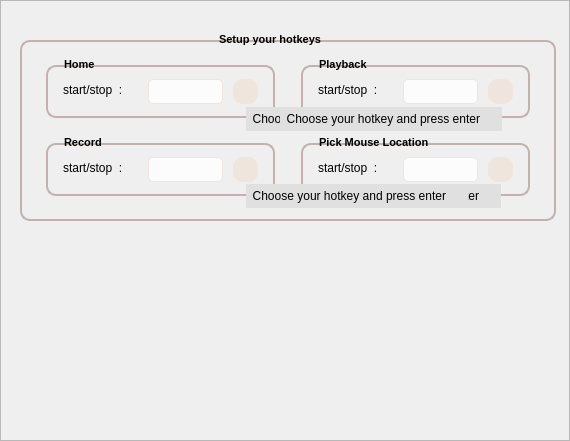
       <widget class="QFrame" name="hotkey_settings_frame">
        <property name="geometry">
         <rect>
          <x>72</x>
          <y>0</y>
          <width>570</width>
          <height>441</height>
         </rect>
        </property>
        <property name="toolTip">
         <string/>
        </property>
        <property name="styleSheet">
         <string notr="true"/>
        </property>
        <property name="frameShape">
         <enum>QFrame::StyledPanel</enum>
        </property>
        <property name="frameShadow">
         <enum>QFrame::Raised</enum>
        </property>
        <widget class="QFrame" name="frame_10">
         <property name="geometry">
          <rect>
           <x>20</x>
           <y>40</y>
           <width>536</width>
           <height>181</height>
          </rect>
         </property>
         <property name="styleSheet">
          <string notr="true">border: 2px solid rgb(196, 177, 174);

border-radius: 10px;</string>
         </property>
         <property name="frameShape">
          <enum>QFrame::StyledPanel</enum>
         </property>
         <property name="frameShadow">
          <enum>QFrame::Raised</enum>
         </property>
         <widget class="QFrame" name="frame_11">
          <property name="geometry">
           <rect>
            <x>26</x>
            <y>25</y>
            <width>229</width>
            <height>53</height>
           </rect>
          </property>
          <property name="styleSheet">
           <string notr="true">border: 2px solid rgb(196, 177, 174);

border-radius: 10px;</string>
          </property>
          <property name="frameShape">
           <enum>QFrame::StyledPanel</enum>
          </property>
          <property name="frameShadow">
           <enum>QFrame::Raised</enum>
          </property>
          <widget class="QLabel" name="home_start_stop">
           <property name="geometry">
            <rect>
             <x>17</x>
             <y>15</y>
             <width>84</width>
             <height>19</height>
            </rect>
           </property>
           <property name="font">
            <font>
             <pointsize>9</pointsize>
            </font>
           </property>
           <property name="styleSheet">
            <string notr="true">border: none;</string>
           </property>
           <property name="text">
            <string>start/stop  :</string>
           </property>
          </widget>
          <widget class="QLabel" name="home_start_stop_hotkey">
           <property name="geometry">
            <rect>
             <x>102</x>
             <y>14</y>
             <width>75</width>
             <height>25</height>
            </rect>
           </property>
           <property name="font">
            <font>
             <pointsize>9</pointsize>
            </font>
           </property>
           <property name="styleSheet">
            <string notr="true">border-radius: 5px;
border: 1px solid;
border-color: rgb(239, 229, 220);
background-color: rgb(252, 252, 252)</string>
           </property>
           <property name="text">
            <string/>
           </property>
          </widget>
          <widget class="QPushButton" name="set_new_hotkey_1">
           <property name="geometry">
            <rect>
             <x>187</x>
             <y>14</y>
             <width>25</width>
             <height>25</height>
            </rect>
           </property>
           <property name="font">
            <font>
             <pointsize>9</pointsize>
            </font>
           </property>
           <property name="styleSheet">
            <string notr="true">QPushButton{
background-color: rgb(239, 229, 220);
border: none;

}





</string>
           </property>
           <property name="text">
            <string/>
           </property>
           <property name="icon">
            <iconset>
             <normaloff>images/icon_1.png</normaloff>images/icon_1.png</iconset>
           </property>
           <property name="iconSize">
            <size>
             <width>25</width>
             <height>25</height>
            </size>
           </property>
          </widget>
         </widget>
         <widget class="QFrame" name="frame_12">
          <property name="geometry">
           <rect>
            <x>281</x>
            <y>25</y>
            <width>229</width>
            <height>53</height>
           </rect>
          </property>
          <property name="styleSheet">
           <string notr="true">border: 2px solid rgb(196, 177, 174);

border-radius: 10px;</string>
          </property>
          <property name="frameShape">
           <enum>QFrame::StyledPanel</enum>
          </property>
          <property name="frameShadow">
           <enum>QFrame::Raised</enum>
          </property>
          <widget class="QLabel" name="playback_start_stop_hotkey">
           <property name="geometry">
            <rect>
             <x>102</x>
             <y>14</y>
             <width>75</width>
             <height>25</height>
            </rect>
           </property>
           <property name="font">
            <font>
             <pointsize>9</pointsize>
            </font>
           </property>
           <property name="styleSheet">
            <string notr="true">border-radius: 5px;
border: 1px solid;
border-color: rgb(239, 229, 220);
background-color: rgb(252, 252, 252)</string>
           </property>
           <property name="text">
            <string/>
           </property>
          </widget>
          <widget class="QPushButton" name="set_new_hotkey_4">
           <property name="geometry">
            <rect>
             <x>187</x>
             <y>14</y>
             <width>25</width>
             <height>25</height>
            </rect>
           </property>
           <property name="font">
            <font>
             <pointsize>9</pointsize>
            </font>
           </property>
           <property name="styleSheet">
            <string notr="true">QPushButton{
background-color: rgb(239, 229, 220);
border: none;

}





</string>
           </property>
           <property name="text">
            <string/>
           </property>
           <property name="icon">
            <iconset>
             <normaloff>images/icon_1.png</normaloff>images/icon_1.png</iconset>
           </property>
           <property name="iconSize">
            <size>
             <width>25</width>
             <height>25</height>
            </size>
           </property>
          </widget>
          <widget class="QLabel" name="home_start_stop_3">
           <property name="geometry">
            <rect>
             <x>17</x>
             <y>15</y>
             <width>84</width>
             <height>19</height>
            </rect>
           </property>
           <property name="font">
            <font>
             <pointsize>9</pointsize>
            </font>
           </property>
           <property name="styleSheet">
            <string notr="true">border: none;</string>
           </property>
           <property name="text">
            <string>start/stop  :</string>
           </property>
          </widget>
         </widget>
         <widget class="QFrame" name="frame_13">
          <property name="geometry">
           <rect>
            <x>26</x>
            <y>103</y>
            <width>229</width>
            <height>53</height>
           </rect>
          </property>
          <property name="styleSheet">
           <string notr="true">border: 2px solid rgb(196, 177, 174);

border-radius: 10px;</string>
          </property>
          <property name="frameShape">
           <enum>QFrame::StyledPanel</enum>
          </property>
          <property name="frameShadow">
           <enum>QFrame::Raised</enum>
          </property>
          <widget class="QLabel" name="record_start_stop_hotkey">
           <property name="geometry">
            <rect>
             <x>102</x>
             <y>14</y>
             <width>75</width>
             <height>25</height>
            </rect>
           </property>
           <property name="font">
            <font>
             <pointsize>9</pointsize>
            </font>
           </property>
           <property name="styleSheet">
            <string notr="true">border-radius: 5px;
border: 1px solid;
border-color: rgb(239, 229, 220);
background-color: rgb(252, 252, 252)</string>
           </property>
           <property name="text">
            <string/>
           </property>
          </widget>
          <widget class="QPushButton" name="set_new_hotkey_2">
           <property name="geometry">
            <rect>
             <x>187</x>
             <y>14</y>
             <width>25</width>
             <height>25</height>
            </rect>
           </property>
           <property name="font">
            <font>
             <pointsize>9</pointsize>
            </font>
           </property>
           <property name="styleSheet">
            <string notr="true">QPushButton{
background-color: rgb(239, 229, 220);
border: none;

}





</string>
           </property>
           <property name="text">
            <string/>
           </property>
           <property name="icon">
            <iconset>
             <normaloff>images/icon_1.png</normaloff>images/icon_1.png</iconset>
           </property>
           <property name="iconSize">
            <size>
             <width>25</width>
             <height>25</height>
            </size>
           </property>
          </widget>
          <widget class="QLabel" name="home_start_stop_2">
           <property name="geometry">
            <rect>
             <x>17</x>
             <y>15</y>
             <width>84</width>
             <height>19</height>
            </rect>
           </property>
           <property name="font">
            <font>
             <pointsize>9</pointsize>
            </font>
           </property>
           <property name="styleSheet">
            <string notr="true">border: none;</string>
           </property>
           <property name="text">
            <string>start/stop  :</string>
           </property>
          </widget>
         </widget>
         <widget class="QFrame" name="frame_14">
          <property name="geometry">
           <rect>
            <x>281</x>
            <y>103</y>
            <width>229</width>
            <height>53</height>
           </rect>
          </property>
          <property name="styleSheet">
           <string notr="true">border: 2px solid rgb(196, 177, 174);

border-radius: 10px;</string>
          </property>
          <property name="frameShape">
           <enum>QFrame::StyledPanel</enum>
          </property>
          <property name="frameShadow">
           <enum>QFrame::Raised</enum>
          </property>
          <widget class="QLabel" name="mouse_location_hotkey">
           <property name="geometry">
            <rect>
             <x>102</x>
             <y>14</y>
             <width>75</width>
             <height>25</height>
            </rect>
           </property>
           <property name="font">
            <font>
             <pointsize>9</pointsize>
            </font>
           </property>
           <property name="styleSheet">
            <string notr="true">border-radius: 5px;
border: 1px solid;
border-color: rgb(239, 229, 220);
background-color: rgb(252, 252, 252)</string>
           </property>
           <property name="text">
            <string/>
           </property>
          </widget>
          <widget class="QPushButton" name="set_new_hotkey_3">
           <property name="geometry">
            <rect>
             <x>187</x>
             <y>14</y>
             <width>25</width>
             <height>25</height>
            </rect>
           </property>
           <property name="font">
            <font>
             <pointsize>9</pointsize>
            </font>
           </property>
           <property name="styleSheet">
            <string notr="true">QPushButton{
background-color: rgb(239, 229, 220);
border: none;

}





</string>
           </property>
           <property name="text">
            <string/>
           </property>
           <property name="icon">
            <iconset>
             <normaloff>images/icon_1.png</normaloff>images/icon_1.png</iconset>
           </property>
           <property name="iconSize">
            <size>
             <width>25</width>
             <height>25</height>
            </size>
           </property>
          </widget>
          <widget class="QLabel" name="home_start_stop_4">
           <property name="geometry">
            <rect>
             <x>17</x>
             <y>15</y>
             <width>84</width>
             <height>19</height>
            </rect>
           </property>
           <property name="font">
            <font>
             <pointsize>9</pointsize>
            </font>
           </property>
           <property name="styleSheet">
            <string notr="true">border: none;</string>
           </property>
           <property name="text">
            <string>start/stop  :</string>
           </property>
          </widget>
         </widget>
         <widget class="QLabel" name="label_14">
          <property name="geometry">
           <rect>
            <x>41</x>
            <y>18</y>
            <width>39</width>
            <height>13</height>
           </rect>
          </property>
          <property name="font">
           <font>
            <pointsize>8</pointsize>
            <weight>75</weight>
            <bold>true</bold>
           </font>
          </property>
          <property name="styleSheet">
           <string notr="true">Border: none;</string>
          </property>
          <property name="text">
           <string> Home </string>
          </property>
         </widget>
         <widget class="QLabel" name="label_15">
          <property name="geometry">
           <rect>
            <x>41</x>
            <y>96</y>
            <width>46</width>
            <height>13</height>
           </rect>
          </property>
          <property name="font">
           <font>
            <pointsize>8</pointsize>
            <weight>75</weight>
            <bold>true</bold>
           </font>
          </property>
          <property name="styleSheet">
           <string notr="true">Border: none;</string>
          </property>
          <property name="text">
           <string> Record </string>
          </property>
         </widget>
         <widget class="QLabel" name="label_16">
          <property name="geometry">
           <rect>
            <x>296</x>
            <y>18</y>
            <width>57</width>
            <height>13</height>
           </rect>
          </property>
          <property name="font">
           <font>
            <pointsize>8</pointsize>
            <weight>75</weight>
            <bold>true</bold>
           </font>
          </property>
          <property name="styleSheet">
           <string notr="true">Border: none;</string>
          </property>
          <property name="text">
           <string> Playback </string>
          </property>
         </widget>
         <widget class="QLabel" name="label_17">
          <property name="geometry">
           <rect>
            <x>296</x>
            <y>96</y>
            <width>120</width>
            <height>13</height>
           </rect>
          </property>
          <property name="font">
           <font>
            <pointsize>8</pointsize>
            <weight>75</weight>
            <bold>true</bold>
           </font>
          </property>
          <property name="styleSheet">
           <string notr="true">Border: none;</string>
          </property>
          <property name="text">
           <string> Pick Mouse Location </string>
          </property>
         </widget>
        </widget>
        <widget class="QLabel" name="label_9">
         <property name="geometry">
          <rect>
           <x>216</x>
           <y>33</y>
           <width>117</width>
           <height>13</height>
          </rect>
         </property>
         <property name="font">
          <font>
           <pointsize>8</pointsize>
           <weight>75</weight>
           <bold>true</bold>
          </font>
         </property>
         <property name="styleSheet">
          <string notr="true">Border: none;</string>
         </property>
         <property name="text">
          <string> Setup your hotkeys </string>
         </property>
        </widget>
        <widget class="QLabel" name="label_21">
         <property name="geometry">
          <rect>
           <x>246</x>
           <y>107</y>
           <width>222</width>
           <height>24</height>
          </rect>
         </property>
         <property name="styleSheet">
          <string notr="true">border: 2px;
border-color: e0e0e0;
background-color: #e0e0e0;</string>
         </property>
         <property name="frameShape">
          <enum>QFrame::StyledPanel</enum>
         </property>
         <property name="frameShadow">
          <enum>QFrame::Raised</enum>
         </property>
         <property name="text">
          <string>  Choose your hotkey and press enter</string>
         </property>
        </widget>
        <widget class="QLabel" name="label_22">
         <property name="geometry">
          <rect>
           <x>279</x>
           <y>184</y>
           <width>222</width>
           <height>24</height>
          </rect>
         </property>
         <property name="styleSheet">
          <string notr="true">border: 2px;
border-color: e0e0e0;
background-color: #e0e0e0;</string>
         </property>
         <property name="frameShape">
          <enum>QFrame::StyledPanel</enum>
         </property>
         <property name="frameShadow">
          <enum>QFrame::Raised</enum>
         </property>
         <property name="text">
          <string>  Choose your hotkey and press enter</string>
         </property>
        </widget>
        <widget class="QLabel" name="label_23">
         <property name="geometry">
          <rect>
           <x>280</x>
           <y>107</y>
           <width>222</width>
           <height>24</height>
          </rect>
         </property>
         <property name="styleSheet">
          <string notr="true">border: 2px;
border-color: e0e0e0;
background-color: #e0e0e0;</string>
         </property>
         <property name="frameShape">
          <enum>QFrame::StyledPanel</enum>
         </property>
         <property name="frameShadow">
          <enum>QFrame::Raised</enum>
         </property>
         <property name="text">
          <string>  Choose your hotkey and press enter</string>
         </property>
        </widget>
        <widget class="QLabel" name="label_24">
         <property name="geometry">
          <rect>
           <x>246</x>
           <y>184</y>
           <width>222</width>
           <height>24</height>
          </rect>
         </property>
         <property name="styleSheet">
          <string notr="true">border: 2px;
border-color: e0e0e0;
background-color: #e0e0e0;</string>
         </property>
         <property name="frameShape">
          <enum>QFrame::StyledPanel</enum>
         </property>
         <property name="frameShadow">
          <enum>QFrame::Raised</enum>
         </property>
         <property name="text">
          <string>  Choose your hotkey and press enter</string>
         </property>
        </widget>
       </widget>
